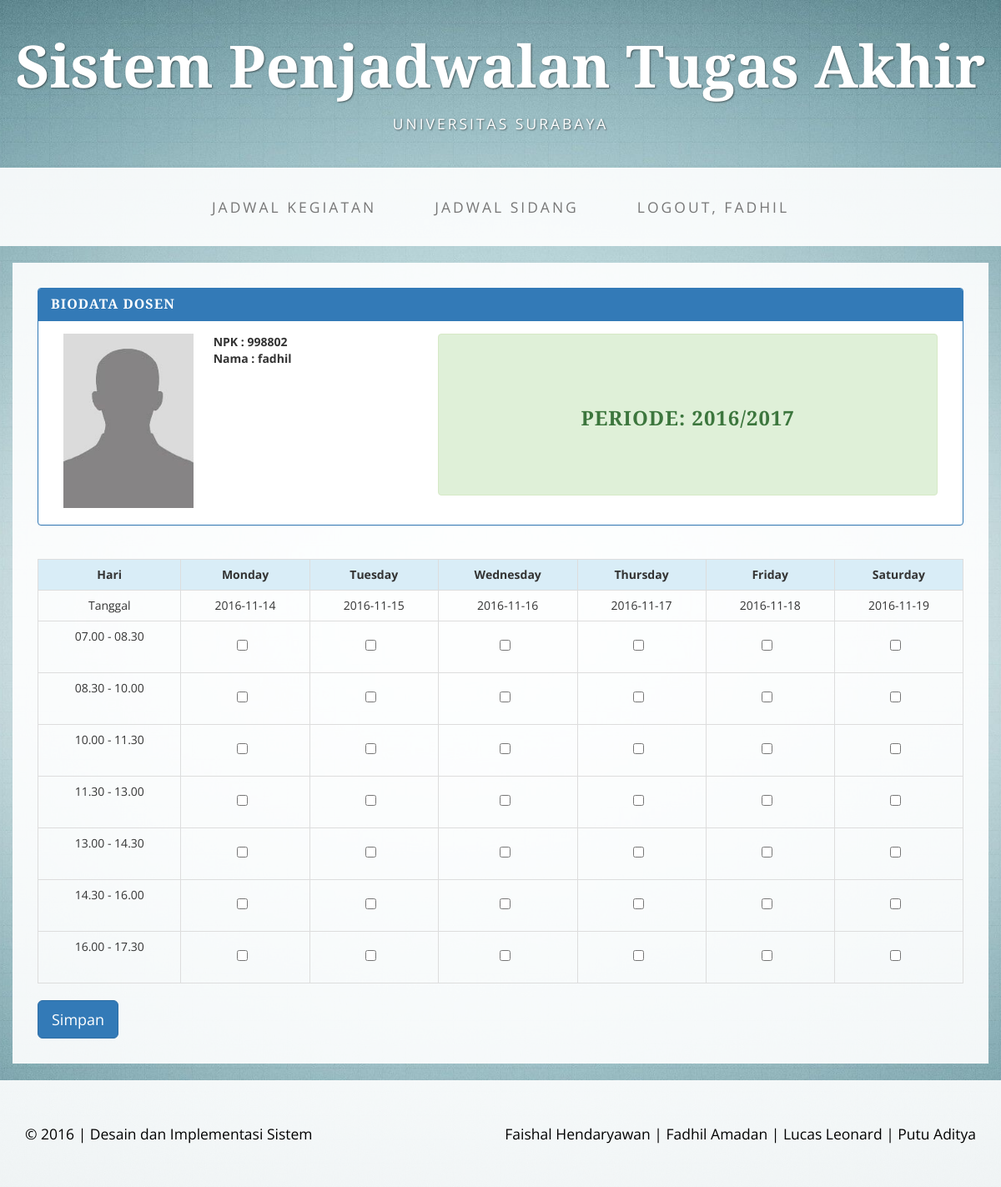
The app's page /jadwal-kegiatan.php (signed in) with its own data.
### tables this page shows
CREATE TABLE `dosen` (
  `npk` varchar(9) NOT NULL,
  `nama` varchar(32) NOT NULL,
  `password` varchar(32) NOT NULL,
  `status` tinyint(1) NOT NULL,
  `jabatan` varchar(30) NOT NULL
);

CREATE TABLE `periode` (
  `id` int(11) NOT NULL,
  `buka` date NOT NULL,
  `tutup` date NOT NULL,
  `nama` varchar(30) NOT NULL,
  `status` tinyint(1) NOT NULL
);

### jadwal-kegiatan.php (the view, shortened to what this page needs)
<!DOCTYPE html>
<html lang="en">
<head>
    <link href="css/bootstrap.min.css" rel="stylesheet">
    <link href="css/business-casual.css" rel="stylesheet">
</head>
<?php
require './db.php';
$sqlD = "SELECT * FROM dosen WHERE nama ='".$_COOKIE['nomerD']."'";
$resultD = mysqli_query($link, $sqlD);
$rowD= mysqli_fetch_array($resultD);
$sqlP = "SELECT * FROM periode WHERE status ='1'";
$resultP = mysqli_query($link, $sqlP);
$rowP= mysqli_fetch_array($resultP);
?>
<body>
    <div class="brand">Sistem Penjadwalan Tugas Akhir</div>
    <div class="address-bar">Universitas Surabaya</div>
    <nav class="navbar navbar-default" role="navigation">
        <div class="container">
            <div class="collapse navbar-collapse" id="bs-example-navbar-collapse-1">
                <ul class="nav navbar-nav">
                    <li>
                        <a href="./jadwal-kegiatan.php">Jadwal Kegiatan</a>
                    </li>
                    <li>
                        <a href="./jadwal-sidang.php">Jadwal Sidang</a>
                    </li>
                    <li>
                        <a href="./proses.php?cmd=logoutD">Logout, <?php echo $rowD['nama']; ?> </a>
                    </li>
                </ul>
            </div>
        </div>
    </nav>
    <div class="container">
        <div class="row">
            <div class="box">
                <div class="col-lg-12">
                    <div class="panel panel-primary">
                        <div class="panel-heading">
                            <h3 class="panel-title"><strong>BIODATA DOSEN</strong></h3>
                        </div>
                        <div class="panel-body">
                            <div class="col-xs-6 col-lg-2">
                                <img src="./img/default.jpg" width='156px' height='209px'>
                            </div>
                            <div class="col-xs-6 col-lg-3">
                                <strong>
                                NPK : <?php echo $rowD['npk']; ?><br>
                                Nama : <?php echo $rowD['nama']; ?><br>
                                </strong>
                            </div>
                            <div class="col-xs-6 col-lg-7">
                                <div class="alert alert-success">
                                    <h3 class="text-center"><br/><br/><strong>PERIODE: <?php echo $rowP['nama']; ?> </strong><br/><br/><br/></h3>
                                </div>
                            </div>
                        </div>
                    </div>
                    <form class="form-signin" action="proses.php?cmd=jamDosen" method="POST">
                        <table class="table table-hover table-bordered">
                          <tr class="info">
                            <th><center>Hari</th>
                            <th><center><?php echo $a = date("l", strtotime($rowP['buka'])); ?></th>
                            <th><center><?php echo $b = date("l", strtotime("+1 day", strtotime($rowP['buka']))); ?></th>
                            <th><center><?php echo $c = date("l", strtotime("+2 day", strtotime($rowP['buka']))); ?></th>
                            <th><center><?php echo $d = date("l", strtotime("+3 day", strtotime($rowP['buka']))); ?></th>
                            <th><center><?php echo $e = date("l", strtotime("+4 day", strtotime($rowP['buka']))); ?></th>
                            <th><center><?php echo $f = date("l", strtotime("+5 day", strtotime($rowP['buka']))); ?></th>
                          </tr>
                          <tr>
                            <td><center>Tanggal</td>
                            <td><center><?php echo $rowP['buka']; ?></td>
                            <td><center><?php echo $date1 = date('Y-m-d', strtotime("+1 day", strtotime($rowP['buka']))); ?></td>
                            <td><center><?php echo $date2 = date('Y-m-d', strtotime("+2 day", strtotime($rowP['buka']))); ?></td>
                            <td><center><?php echo $date3 = date('Y-m-d', strtotime("+3 day", strtotime($rowP['buka']))); ?></td>
                            <td><center><?php echo $date4 = date('Y-m-d', strtotime("+4 day", strtotime($rowP['buka']))); ?></td>
                            <td><center><?php echo $date5 = date('Y-m-d', strtotime("+5 day", strtotime($rowP['buka']))); ?></td>
                          </tr>
                          <tr>
                            <td><center>07.00 - 08.30</td>
                            <td><center><div class="checkbox"><label><input type="checkbox" name="jam[]" value="07.00-08.30 <?php echo $rowP['buka']; ?>"></label></div></td>
                            <td><center><div class="checkbox"><label><input type="checkbox" name="jam[]" value="07.00-08.30 <?php echo $date1; ?>"></label></div></td>
                            <td><center><div class="checkbox"><label><input type="checkbox" name="jam[]" value="07.00-08.30 <?php echo $date2; ?>"></label></div></td>
                            <td><center><div class="checkbox"><label><input type="checkbox" name="jam[]" value="07.00-08.30 <?php echo $date3; ?>"></label></div></td>
                            <td><center><div class="checkbox"><label><input type="checkbox" name="jam[]" value="07.00-08.30 <?php echo $date4; ?>"></label></div></td>
                            <td><center><div class="checkbox"><label><input type="checkbox" name="jam[]" value="07.00-08.30 <?php echo $date5; ?>"></label></div></td>
                          </tr>
                          <tr>
                            <td><center>08.30 - 10.00</td>
                            <td><center><div class="checkbox"><label><input type="checkbox" name="jam[]" value="08.30-10.00 <?php echo $rowP['buka']; ?>"></label></div></td>
                            <td><center><div class="checkbox"><label><input type="checkbox" name="jam[]" value="08.30-10.00 <?php echo $date1; ?>"></label></div></td>
                            <td><center><div class="checkbox"><label><input type="checkbox" name="jam[]" value="08.30-10.00 <?php echo $date2; ?>"></label></div></td>
                            <td><center><div class="checkbox"><label><input type="checkbox" name="jam[]" value="08.30-10.00 <?php echo $date3; ?>"></label></div></td>
                            <td><center><div class="checkbox"><label><input type="checkbox" name="jam[]" value="08.30-10.00 <?php echo $date4; ?>"></label></div></td>
                            <td><center><div class="checkbox"><label><input type="checkbox" name="jam[]" value="08.30-10.00 <?php echo $date5; ?>"></label></div></td>
                          </tr>
                          <tr>
                            <td><center>10.00 - 11.30</td>
                            <td><center><div class="checkbox"><label><input type="checkbox" name="jam[]" value="10.00-11.30 <?php echo $rowP['buka']; ?>"></label></div></td>
                            <td><center><div class="checkbox"><label><input type="checkbox" name="jam[]" value="10.00-11.30 <?php echo $date1; ?>"></label></div></td>
                            <td><center><div class="checkbox"><label><input type="checkbox" name="jam[]" value="10.00-11.30 <?php echo $date2; ?>"></label></div></td>
                            <td><center><div class="checkbox"><label><input type="checkbox" name="jam[]" value="10.00-11.30 <?php echo $date3; ?>"></label></div></td>
                            <td><center><div class="checkbox"><label><input type="checkbox" name="jam[]" value="10.00-11.30 <?php echo $date4; ?>"></label></div></td>
                            <td><center><div class="checkbox"><label><input type="checkbox" name="jam[]" value="10.00-11.30 <?php echo $date5; ?>"></label></div></td>
                          </tr>
                          <tr>
                            <td><center>11.30 - 13.00</td>
                            <td><center><div class="checkbox"><label><input type="checkbox" name="jam[]" value="11.30-13.00 <?php echo $rowP['buka']; ?>"></label></div></td>
                            <td><center><div class="checkbox"><label><input type="checkbox" name="jam[]" value="11.30-13.00 <?php echo $date1; ?>"></label></div></td>
                            <td><center><div class="checkbox"><label><input type="checkbox" name="jam[]" value="11.30-13.00 <?php echo $date2; ?>"></label></div></td>
                            <td><center><div class="checkbox"><label><input type="checkbox" name="jam[]" value="11.30-13.00 <?php echo $date3; ?>"></label></div></td>
                            <td><center><div class="checkbox"><label><input type="checkbox" name="jam[]" value="11.30-13.00 <?php echo $date4; ?>"></label></div></td>
                            <td><center><div class="checkbox"><label><input type="checkbox" name="jam[]" value="11.30-13.00 <?php echo $date5; ?>"></label></div></td>
                          </tr>
                          <tr>
                            <td><center>13.00 - 14.30</td>
                            <td><center><div class="checkbox"><label><input type="checkbox" name="jam[]" value="13.00-14.30 <?php echo $rowP['buka']; ?>"></label></div></td>
                            <td><center><div class="checkbox"><label><input type="checkbox" name="jam[]" value="13.00-14.30 <?php echo $date1; ?>"></label></div></td>
                            <td><center><div class="checkbox"><label><input type="checkbox" name="jam[]" value="13.00-14.30 <?php echo $date2; ?>"></label></div></td>
                            <td><center><div class="checkbox"><label><input type="checkbox" name="jam[]" value="13.00-14.30 <?php echo $date3; ?>"></label></div></td>
                            <td><center><div class="checkbox"><label><input type="checkbox" name="jam[]" value="13.00-14.30 <?php echo $date4; ?>"></label></div></td>
                            <td><center><div class="checkbox"><label><input type="checkbox" name="jam[]" value="13.00-14.30 <?php echo $date5; ?>"></label></div></td>
                          </tr>
                          <tr>
                            <td><center>14.30 - 16.00</td>
                            <td><center><div class="checkbox"><label><input type="checkbox" name="jam[]" value="14.30-16.00 <?php echo $rowP['buka']; ?>"></label></div></td>
                            <td><center><div class="checkbox"><label><input type="checkbox" name="jam[]" value="14.30-16.00 <?php echo $date1; ?>"></label></div></td>
                            <td><center><div class="checkbox"><label><input type="checkbox" name="jam[]" value="14.30-16.00 <?php echo $date2; ?>"></label></div></td>
                            <td><center><div class="checkbox"><label><input type="checkbox" name="jam[]" value="14.30-16.00 <?php echo $date3; ?>"></label></div></td>
                            <td><center><div class="checkbox"><label><input type="checkbox" name="jam[]" value="14.30-16.00 <?php echo $date4; ?>"></label></div></td>
                            <td><center><div class="checkbox"><label><input type="checkbox" name="jam[]" value="14.30-16.00 <?php echo $date5; ?>"></label></div></td>
                          </tr>
                          <tr>
                            <td><center>16.00 - 17.30</td>
                            <td><center><div class="checkbox"><label><input type="checkbox" name="jam[]" value="16.00-17.00 <?php echo $rowP['buka']; ?>"></label></div></td>
                            <td><center><div class="checkbox"><label><input type="checkbox" name="jam[]" value="16.00-17.00 <?php echo $date1; ?>"></label></div></td>
                            <td><center><div class="checkbox"><label><input type="checkbox" name="jam[]" value="16.00-17.00 <?php echo $date2; ?>"></label></div></td>
                            <td><center><div class="checkbox"><label><input type="checkbox" name="jam[]" value="16.00-17.00 <?php echo $date3; ?>"></label></div></td>
                            <td><center><div class="checkbox"><label><input type="checkbox" name="jam[]" value="16.00-17.00 <?php echo $date4; ?>"></label></div></td>
                            <td><center><div class="checkbox"><label><input type="checkbox" name="jam[]" value="16.00-17.00 <?php echo $date5; ?>"></label></div></td>
                          </tr>
                        </table>
                        <button class="btn btn-lg btn-primary" type="submit">Simpan</button>
                    </form>
                </div>
            </div>
        </div>
    </div>
    <footer>
        <div class="container">
            <div class="row">
                <div class="col-lg-12 text-center">
                    <p class="pull-right">Faishal Hendaryawan | Fadhil Amadan | Lucas Leonard | Putu Aditya</p>
                    <p class="pull-left">&copy; 2016 | Desain dan Implementasi Sistem</p>
                </div>
            </div>
        </div>
    </footer>
</body>
</html>

### css/business-casual.css (style rules this page uses)
body { font-family: "Open Sans","Helvetica Neue",Helvetica,Arial,sans-serif; background: url('../img/bg.jpg') no-repeat center center fixed; -webkit-background-size: cover; -moz-background-size: cover; background-size: cover; -o-background-size: cover; }
h1, h2, h3, h4, h5, h6 { text-transform: uppercase; font-family: "Josefin Slab","Helvetica Neue",Helvetica,Arial,sans-serif; font-weight: 700; letter-spacing: 1px; }
p { font-size: 1.25em; line-height: 1.6; color: #000; }
.brand, .address-bar { display: none; }
.navbar-nav { text-transform: uppercase; font-weight: 400; letter-spacing: 3px; }
.box { margin-bottom: 20px; padding: 30px 15px; background: #fff; background: rgba(255,255,255,0.9); }
footer { background: #fff; background: rgba(255,255,255,0.9); }
footer p { margin: 0; padding: 50px 0; }
@media screen and (min-width:768px) { .brand { display: inherit; margin: 0; padding: 30px 0 10px; text-align: center; text-shadow: 1px 1px 2px rgba(0,0,0,0.5); font-family: "Josefin Slab","Helvetica Neue",Helvetica,Arial,sans-serif; font-size: 5em; font-weight: 700; line-height: normal; color: #fff; } }
@media screen and (min-width:768px) { .address-bar { display: inherit; margin: 0; padding: 0 0 40px; text-align: center; text-shadow: 1px 1px 2px rgba(0,0,0,0.5); text-transform: uppercase; font-size: 1.25em; font-weight: 400; letter-spacing: 3px; color: #fff; } }
@media screen and (min-width:768px) { .navbar { border-radius: 0; } }
@media screen and (min-width:768px) { .navbar { min-height: 0; } }
@media screen and (min-width:768px) { .navbar-default { border: none; background: #fff; background: rgba(255,255,255,0.9); } }
@media screen and (min-width:768px) { .nav>li>a { padding: 35px; } }
@media screen and (min-width:768px) { .navbar-nav>li>a { line-height: normal; } }
@media screen and (min-width:768px) { .navbar-nav { display: table; float: none; margin: 0 auto; table-layout: fixed; font-size: 1.25em; } }
@media screen and (min-width:1200px) { .box:after { content: ''; display: table; clear: both; } }

### records on screen
dosen: nama "FADHIL", npk "998802", nama "fadhil"
periode: nama "2016/2017", buka "Monday", buka "Tuesday", buka "Wednesday", buka "Thursday", buka "Friday", buka "Saturday", buka "2016-11-14", buka "2016-11-15", buka "2016-11-16", buka "2016-11-17", buka "2016-11-18", buka "2016-11-19"
